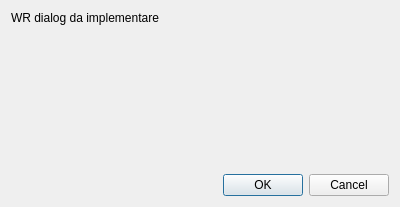
<?xml version="1.0" encoding="UTF-8"?>
<ui version="4.0">
 <class>Dialog</class>
 <widget class="QDialog" name="Dialog">
  <property name="geometry">
   <rect>
    <x>0</x>
    <y>0</y>
    <width>400</width>
    <height>207</height>
   </rect>
  </property>
  <property name="windowTitle">
   <string>Dialog</string>
  </property>
  <layout class="QVBoxLayout" name="verticalLayout">
   <item>
    <widget class="QLabel" name="label">
     <property name="text">
      <string>WR dialog da implementare</string>
     </property>
    </widget>
   </item>
   <item>
    <spacer name="verticalSpacer">
     <property name="orientation">
      <enum>Qt::Vertical</enum>
     </property>
     <property name="sizeHint" stdset="0">
      <size>
       <width>20</width>
       <height>40</height>
      </size>
     </property>
    </spacer>
   </item>
   <item>
    <widget class="QDialogButtonBox" name="buttonBox">
     <property name="orientation">
      <enum>Qt::Horizontal</enum>
     </property>
     <property name="standardButtons">
      <set>QDialogButtonBox::Cancel|QDialogButtonBox::Ok</set>
     </property>
    </widget>
   </item>
  </layout>
 </widget>
 <resources/>
 <connections>
  <connection>
   <sender>buttonBox</sender>
   <signal>accepted()</signal>
   <receiver>Dialog</receiver>
   <slot>accept()</slot>
   <hints>
    <hint type="sourcelabel">
     <x>248</x>
     <y>254</y>
    </hint>
    <hint type="destinationlabel">
     <x>157</x>
     <y>274</y>
    </hint>
   </hints>
  </connection>
  <connection>
   <sender>buttonBox</sender>
   <signal>rejected()</signal>
   <receiver>Dialog</receiver>
   <slot>reject()</slot>
   <hints>
    <hint type="sourcelabel">
     <x>316</x>
     <y>260</y>
    </hint>
    <hint type="destinationlabel">
     <x>286</x>
     <y>274</y>
    </hint>
   </hints>
  </connection>
 </connections>
</ui>
